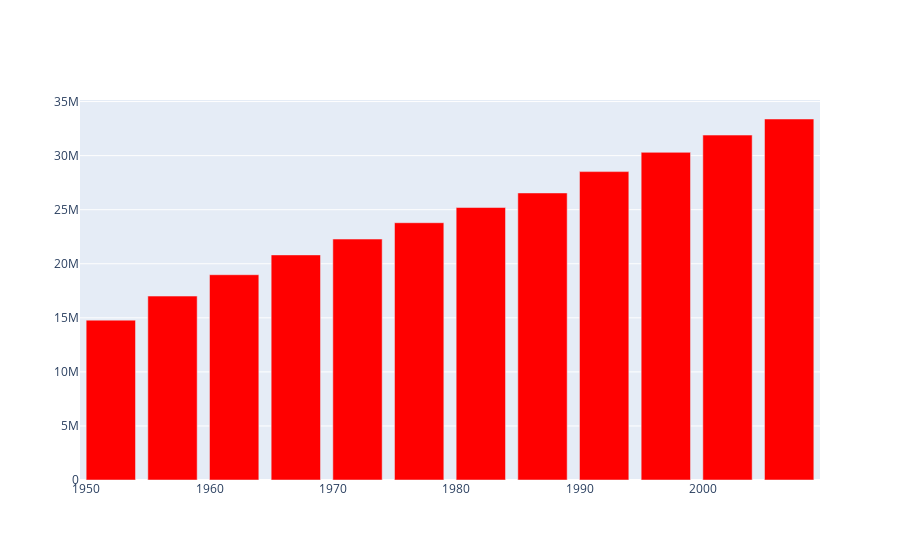

Notebook code cell kept with this figure:
### Code cell
x = data_canada['year']
y = data_canada['pop']
fig = go.Figure()
fig.add_trace(go.Bar(x=x, y=y, marker_color='red'))
fig.show()

### Figure 1 — Plotly figure (JSON) as saved in the notebook; plotly's stock layout.template omitted (floating-point values rounded to 4 significant figures)
{"data": [{"marker": {"color": "red"}, "type": "bar", "x": [1952, 1957, 1962, 1967, 1972, 1977, 1982, 1987, 1992, 1997, 2002, 2007], "y": [14785584, 17010154, 18985849, 20819767, 22284500, 23796400, 25201900, 26549700, 28523502, 30305843, 31902268, 33390141]}], "layout": {}}
